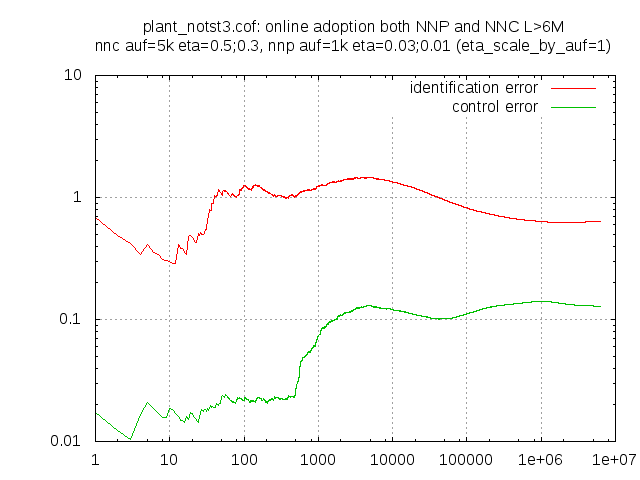

The script that saved this image:
set grid
set logscale
set terminal png
set title "plant_notst3.cof: online adoption both NNP and NNC L>6M\nnnc auf=5k eta=0.5;0.3, nnp auf=1k eta=0.03;0.01 (eta_scale_by_auf=1)"
set output 'online_nnc_nnp_adoption_6M.png'
plot 'iderr_trace.dat' u 3 t "identification error" w l, \
     'cerr_trace.dat' u 3 t "control error" w l
